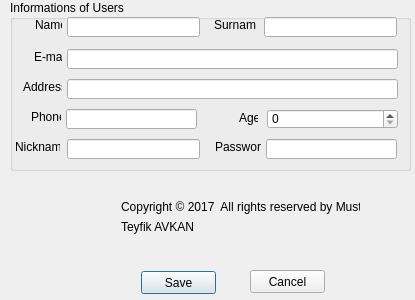
<?xml version="1.0" encoding="UTF-8"?>
<ui version="4.0">
 <class>SignIn</class>
 <widget class="QDialog" name="SignIn">
  <property name="geometry">
   <rect>
    <x>0</x>
    <y>0</y>
    <width>415</width>
    <height>300</height>
   </rect>
  </property>
  <property name="windowTitle">
   <string>Dialog</string>
  </property>
  <widget class="QPushButton" name="saveBttn">
   <property name="geometry">
    <rect>
     <x>141</x>
     <y>271</y>
     <width>75</width>
     <height>23</height>
    </rect>
   </property>
   <property name="text">
    <string>Save</string>
   </property>
  </widget>
  <widget class="QPushButton" name="cancelBttn">
   <property name="geometry">
    <rect>
     <x>250</x>
     <y>270</y>
     <width>75</width>
     <height>23</height>
    </rect>
   </property>
   <property name="text">
    <string>Cancel</string>
   </property>
  </widget>
  <widget class="QGroupBox" name="groupBox">
   <property name="geometry">
    <rect>
     <x>10</x>
     <y>0</y>
     <width>401</width>
     <height>171</height>
    </rect>
   </property>
   <property name="title">
    <string>Informations of Users</string>
   </property>
   <widget class="QLineEdit" name="lineNickname">
    <property name="geometry">
     <rect>
      <x>57</x>
      <y>139</y>
      <width>133</width>
      <height>20</height>
     </rect>
    </property>
   </widget>
   <widget class="QLabel" name="labelName">
    <property name="geometry">
     <rect>
      <x>25</x>
      <y>17</y>
      <width>27</width>
      <height>16</height>
     </rect>
    </property>
    <property name="text">
     <string>Name</string>
    </property>
   </widget>
   <widget class="QLineEdit" name="lineSurname">
    <property name="geometry">
     <rect>
      <x>254</x>
      <y>17</y>
      <width>133</width>
      <height>20</height>
     </rect>
    </property>
   </widget>
   <widget class="QLineEdit" name="lineEmail">
    <property name="geometry">
     <rect>
      <x>57</x>
      <y>49</y>
      <width>331</width>
      <height>20</height>
     </rect>
    </property>
   </widget>
   <widget class="QLabel" name="labelAge">
    <property name="geometry">
     <rect>
      <x>229</x>
      <y>110</y>
      <width>19</width>
      <height>16</height>
     </rect>
    </property>
    <property name="text">
     <string>Age</string>
    </property>
   </widget>
   <widget class="QLineEdit" name="linePassword">
    <property name="geometry">
     <rect>
      <x>256</x>
      <y>139</y>
      <width>131</width>
      <height>20</height>
     </rect>
    </property>
    <property name="echoMode">
     <enum>QLineEdit::Password</enum>
    </property>
   </widget>
   <widget class="QLineEdit" name="lineAddress">
    <property name="geometry">
     <rect>
      <x>57</x>
      <y>79</y>
      <width>331</width>
      <height>20</height>
     </rect>
    </property>
   </widget>
   <widget class="QLabel" name="labelSurname">
    <property name="geometry">
     <rect>
      <x>204</x>
      <y>17</y>
      <width>42</width>
      <height>16</height>
     </rect>
    </property>
    <property name="text">
     <string>Surname</string>
    </property>
   </widget>
   <widget class="QSpinBox" name="spinBoxAge">
    <property name="geometry">
     <rect>
      <x>257</x>
      <y>109</y>
      <width>131</width>
      <height>20</height>
     </rect>
    </property>
   </widget>
   <widget class="QLabel" name="labelEmail">
    <property name="geometry">
     <rect>
      <x>24</x>
      <y>49</y>
      <width>28</width>
      <height>16</height>
     </rect>
    </property>
    <property name="text">
     <string>E-mail</string>
    </property>
   </widget>
   <widget class="QLabel" name="labelAddress">
    <property name="geometry">
     <rect>
      <x>13</x>
      <y>79</y>
      <width>39</width>
      <height>16</height>
     </rect>
    </property>
    <property name="text">
     <string>Address</string>
    </property>
   </widget>
   <widget class="QLineEdit" name="linePhone">
    <property name="geometry">
     <rect>
      <x>56</x>
      <y>109</y>
      <width>131</width>
      <height>20</height>
     </rect>
    </property>
   </widget>
   <widget class="QLabel" name="labelPhone">
    <property name="geometry">
     <rect>
      <x>21</x>
      <y>109</y>
      <width>30</width>
      <height>16</height>
     </rect>
    </property>
    <property name="text">
     <string>Phone</string>
    </property>
   </widget>
   <widget class="QLineEdit" name="lineName">
    <property name="geometry">
     <rect>
      <x>57</x>
      <y>17</y>
      <width>133</width>
      <height>20</height>
     </rect>
    </property>
   </widget>
   <widget class="QLabel" name="labelPassword">
    <property name="geometry">
     <rect>
      <x>205</x>
      <y>139</y>
      <width>46</width>
      <height>16</height>
     </rect>
    </property>
    <property name="text">
     <string>Password</string>
    </property>
   </widget>
   <widget class="QLabel" name="labelNickname">
    <property name="geometry">
     <rect>
      <x>5</x>
      <y>139</y>
      <width>45</width>
      <height>16</height>
     </rect>
    </property>
    <property name="text">
     <string>Nickname</string>
    </property>
   </widget>
  </widget>
  <widget class="QLabel" name="labelInfoLogo">
   <property name="geometry">
    <rect>
     <x>10</x>
     <y>180</y>
     <width>121</width>
     <height>91</height>
    </rect>
   </property>
   <property name="text">
    <string/>
   </property>
  </widget>
  <widget class="QWidget" name="layoutWidget">
   <property name="geometry">
    <rect>
     <x>121</x>
     <y>200</y>
     <width>239</width>
     <height>34</height>
    </rect>
   </property>
   <layout class="QVBoxLayout" name="verticalLayout">
    <item>
     <widget class="QLabel" name="label">
      <property name="text">
       <string>Copyright © 2017  All rights reserved by Mustafa</string>
      </property>
     </widget>
    </item>
    <item>
     <widget class="QLabel" name="label_2">
      <property name="text">
       <string>Teyfik AVKAN</string>
      </property>
     </widget>
    </item>
   </layout>
  </widget>
 </widget>
 <resources/>
 <connections/>
</ui>
